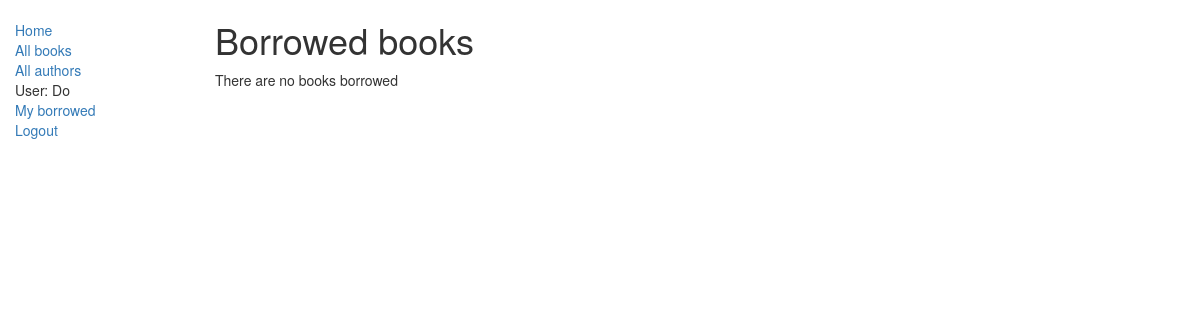
Page /catalog/mybooks/ (signed in) on the earlier database version.
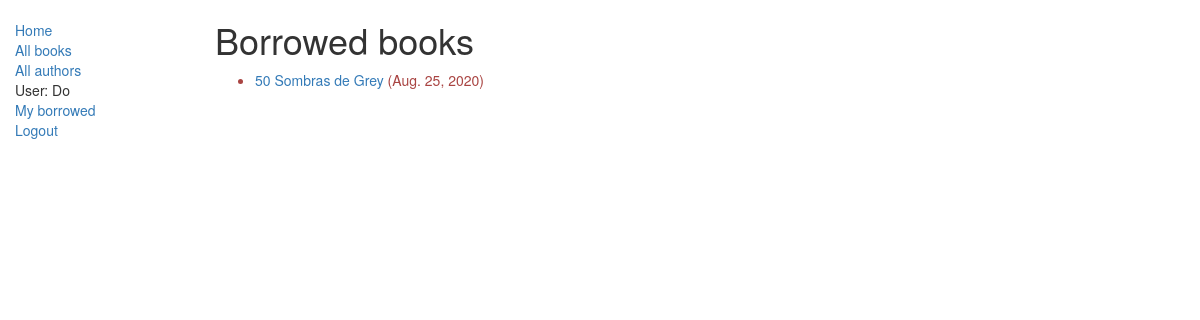
Same page on the later database version.
### catalog/models.py (models this page shows, shortened)
class BookInstance(models.Model):
    id = models.UUIDField(primary_key=True,default=uuid.uuid4, help_text =  "ID único para este libro particular en toda la biblioteca")
    book = models.ForeignKey('Book', on_delete=models.SET_NULL, null=True)
    imprint = models.CharField(max_length=200)
    due_back = models.DateField(null=True,blank=True)
    borrower = models.ForeignKey(User, on_delete=models.SET_NULL, null=True, blank=True)
    LOAN_STATUS = (
        ('m','Maintenace'),
        ('o','On loan'),
        ('a','Available'),
        ('r','Reserved')
    )
    status = models.CharField(max_length=1, choices=LOAN_STATUS, blank=True,default='m',help_text='Disponibilidad del libro')
    class Meta:
        ordering = ["due_back"]
        permissions = (("can_mark_returned","Set books as returned"),)
    @property
    def is_overdue(self):
        if self.due_back and date.today() > self.due_back:
            return True
        return False

class Book(models.Model):
    title = models.CharField(max_length=200)
    author = models.ForeignKey('Author', on_delete=models.SET_NULL, null=True)
    summary = models.TextField(max_length=1000,help_text="Ingrese una breve descripcción del libro")
    isbn =  models.CharField('ISBN',max_length=13,help_text='13 Caracteres <a href="https://www.isbn-international.org/content/what-isbn">ISBN number</a>')
    genre = models.ManyToManyField(Genre,help_text="Seleccione un género para este libro")
    def display_genre(self):
        """
        Creates a string for Genre, required to display it in Admin
        """
        return ', '.join([genre.name for genre in self.genre.all()[:3] ])
    display_genre.short_description = 'Genre'

### catalog/views.py (the view)
class LoanedBooksByUserListView(LoginRequiredMixin,generic.ListView):
    model = BookInstance
    template_name = 'catalog/bookinstance_list_borrowed_user.html'
    paginate_by = 10
    def get_queryset(self):
        return BookInstance.objects.filter(borrower=self.request.user).filter(status__exact = 'o').order_by('due_back')

### catalog/templates/catalog/bookinstance_list_borrowed_user.html
{% extends "base_generic.html" %}
{% block content %}
    <h1>Borrowed books</h1>
    {% if bookinstance_list %}
    <ul>
        {% for bookinst in bookinstance_list %}
        <li class="{% if bookinst.is_overdue %}text-danger{% endif %}">
            <a href="{% url 'book-detail' bookinst.book.pk %}">{{bookinst.book.title}}</a> ({{ bookinst.due_back }})
        </li>
        {% endfor %}
    </ul>
    {% else %}
        <p>There are no books borrowed</p>
    {% endif %}
{% endblock %}

Differences in the rows shown:
now on this page (row edited): BookInstance: book "50 Sombras de Grey", due_back "Aug. 25, 2020"
Other differences:
text no longer shown: "There are no books borrowed"
